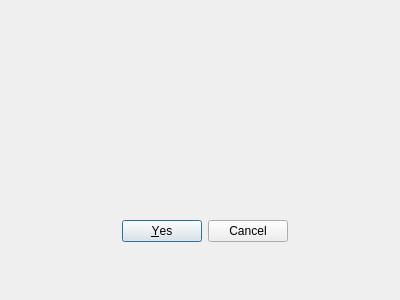
<?xml version="1.0" encoding="UTF-8"?>
<ui version="4.0">
 <class>venAviso</class>
 <widget class="QDialog" name="venAviso">
  <property name="geometry">
   <rect>
    <x>0</x>
    <y>0</y>
    <width>400</width>
    <height>300</height>
   </rect>
  </property>
  <property name="windowTitle">
   <string>Dialog</string>
  </property>
  <widget class="QDialogButtonBox" name="buttonBox">
   <property name="geometry">
    <rect>
     <x>60</x>
     <y>220</y>
     <width>289</width>
     <height>23</height>
    </rect>
   </property>
   <property name="standardButtons">
    <set>QDialogButtonBox::Cancel|QDialogButtonBox::Yes</set>
   </property>
   <property name="centerButtons">
    <bool>true</bool>
   </property>
  </widget>
  <widget class="QLabel" name="label_2">
   <property name="geometry">
    <rect>
     <x>160</x>
     <y>30</y>
     <width>91</width>
     <height>81</height>
    </rect>
   </property>
   <property name="minimumSize">
    <size>
     <width>50</width>
     <height>71</height>
    </size>
   </property>
   <property name="maximumSize">
    <size>
     <width>11111111</width>
     <height>16777215</height>
    </size>
   </property>
   <property name="text">
    <string/>
   </property>
   <property name="pixmap">
    <pixmap>img/icono_aviso.png</pixmap>
   </property>
   <property name="scaledContents">
    <bool>true</bool>
   </property>
   <property name="alignment">
    <set>Qt::AlignCenter</set>
   </property>
  </widget>
  <widget class="QLabel" name="lblAvisoSalir">
   <property name="geometry">
    <rect>
     <x>30</x>
     <y>110</y>
     <width>351</width>
     <height>100</height>
    </rect>
   </property>
   <property name="minimumSize">
    <size>
     <width>200</width>
     <height>100</height>
    </size>
   </property>
   <property name="font">
    <font>
     <family>Arial</family>
     <pointsize>14</pointsize>
     <weight>50</weight>
     <bold>false</bold>
    </font>
   </property>
   <property name="text">
    <string/>
   </property>
   <property name="scaledContents">
    <bool>true</bool>
   </property>
   <property name="alignment">
    <set>Qt::AlignCenter</set>
   </property>
  </widget>
 </widget>
 <resources/>
 <connections/>
</ui>
